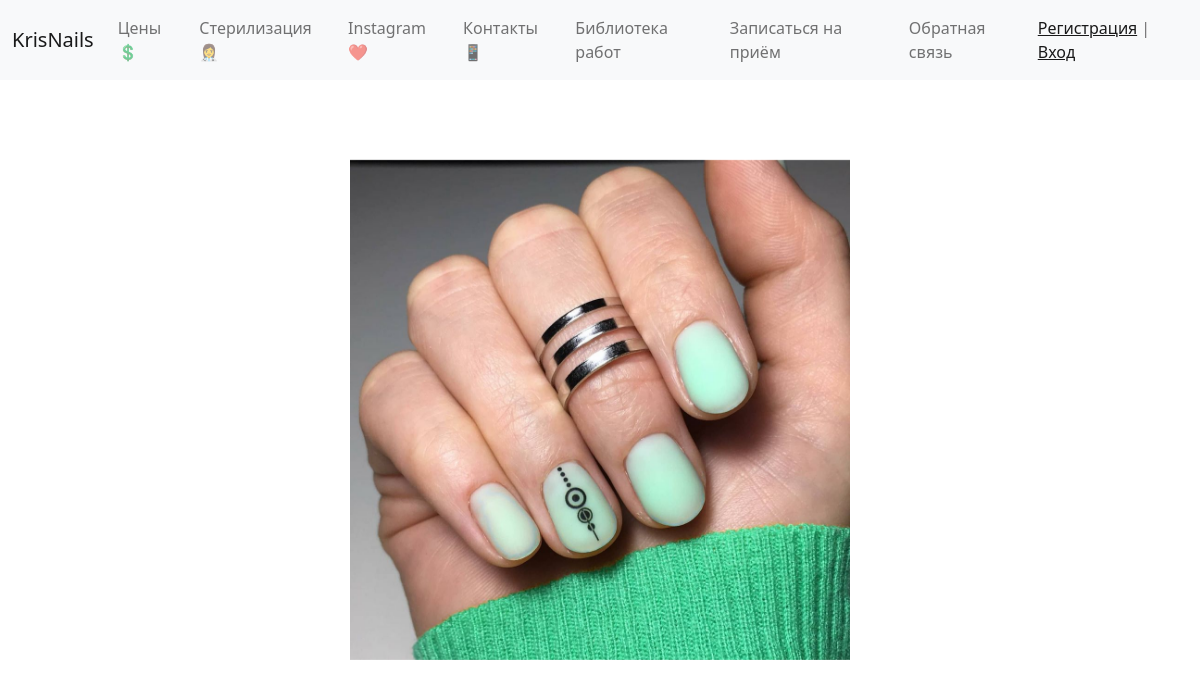
The page /services/ on the database as committed earlier.
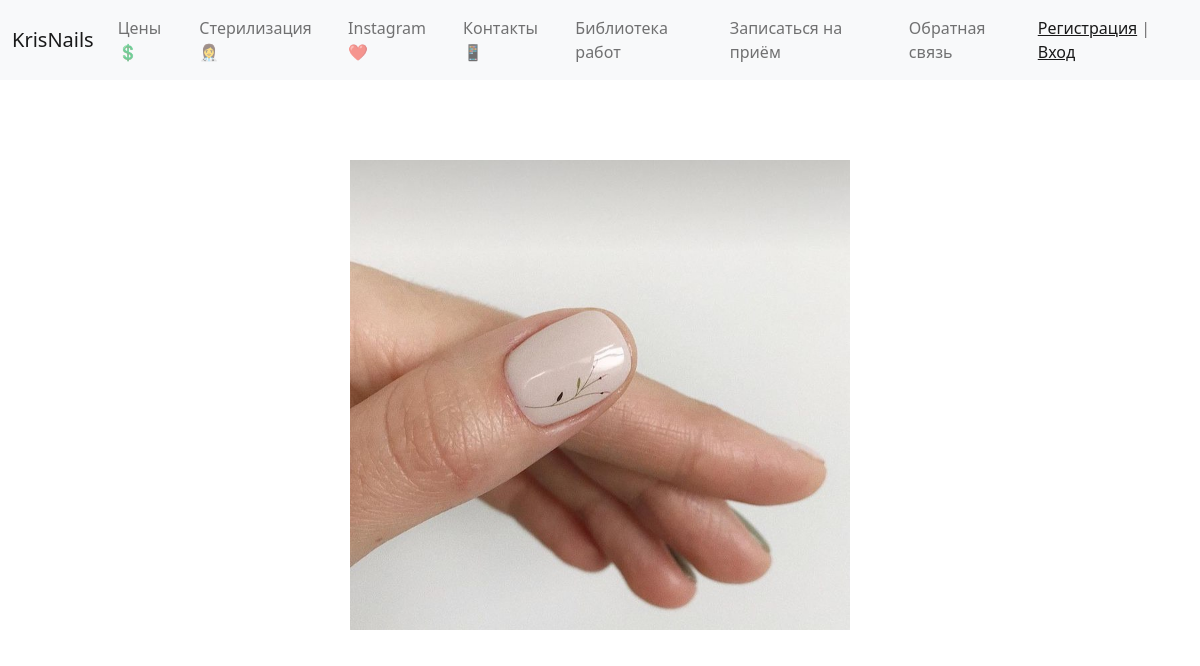
The same page on the database as committed later.
### services/models.py (models this page shows, shortened)
class Visit(models.Model):
    client = models.ForeignKey(Client, on_delete=models.SET_NULL, null=True, verbose_name='Клиент', blank=True)
    category = models.ForeignKey(Category, on_delete=models.PROTECT, verbose_name='Услуга', blank=True)
    additional = models.ManyToManyField(Additional, blank=True, verbose_name='Доп. услуги')
    work_date = models.DateTimeField(auto_now_add=True, verbose_name='Дата визита', blank=True)
    price = models.IntegerField(default='250', verbose_name='Стоимость', blank=True)
    duration = models.DurationField(default='03:00:00', help_text='часы:минуты:секунды',
                                    verbose_name='Длительность процедуры', blank=True)
    content = models.TextField(blank=True, verbose_name='Описание процедуры')
    created_at = models.DateTimeField(auto_now_add=True, verbose_name='Дата добавления')
    updated_at = models.DateTimeField(auto_now=True, verbose_name='Дата изменения')
    is_published = models.BooleanField(default=False, verbose_name='Опубликовано')
    photo_before = models.ImageField(upload_to='photo/visits/before/%Y/%m/%d', blank=True, verbose_name='Фото до')
    photo_after = models.ImageField(upload_to='photo/visits/after/%Y/%m/%d', blank=True, verbose_name='Фото после')
    class Meta:
        verbose_name = 'Визит'
        verbose_name_plural = 'Визиты'
        ordering = ['-work_date']

### services/views.py (the view)
# urls.py: path('', views.HomeServices.as_view(), name='home'),
class HomeServices(ListView):
    model = Visit
    template_name = 'services/index.html'
    def get_context_data(self, *, object_list=None, **kwargs):
        context = super().get_context_data(**kwargs)
        context['title'] = 'Главная страница'
        context['list_of_photos'] = Visit.objects.filter(is_published=True, photo_after__contains='jpg')
        return context

### services/templates/services/index.html (shortened to what this page needs)
{% extends 'base.html' %}
{% block main %}
<main>
    <div class="carousel slide" id="carouselControls" data-bs-ride="carousel">
        <div class="carousel-inner my-4 py-2">
            {% for photo in list_of_photos %}
            <div class="carousel-item ">
                <img src="{{ photo.photo_after.url }}" alt=""
                     class="d-block mt-5 col-md-5 max-size mx-auto" width="150px">
            </div>
            {% endfor %}
        </div>
        <button class="carousel-control-prev" type="button" data-bs-target="#carouselControls"
                data-bs-slide="prev">
            <span class="carousel-control-prev-icon" aria-hidden="true"></span>
        </button>
        <button class="carousel-control-next" type="button" data-bs-target="#carouselControls"
                data-bs-slide="next">
            <span class="carousel-control-next-icon" aria-hidden="true"></span>
        </button>
    </div>
</main>
{% endblock %}

Rows that differ between the two databases and show on the page:
no longer on this page (row edited): Visit: photo_after (picture)
added Visit: photo_after (picture)
